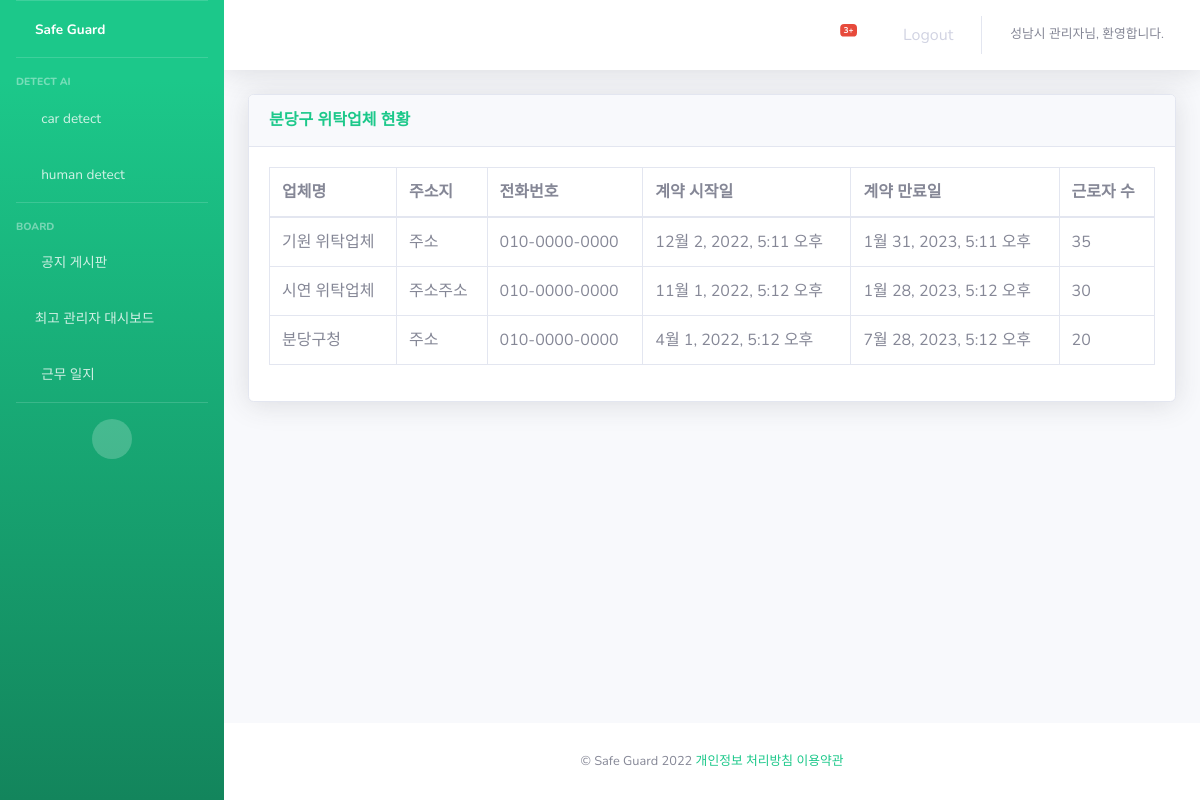
The page /dash/company_table/분당구 (signed in) on the database its author committed.
### common/models.py (models this page shows, shortened)
class User(AbstractUser):
    name=models.CharField(max_length=200)
    password=models.CharField(max_length=200)
    address=models.CharField(max_length=200) # 어느 구 소속인지?
    phone=models.CharField(max_length=200)
    company_id=models.ForeignKey(Company,on_delete=models.CASCADE) #하청회사 아이디 / 슈퍼 유저 생성시 오류
    auth = models.CharField(max_length=10, null=True)

class Company(models.Model):
    company_id = models.CharField(max_length=200,primary_key=True) #회사 아이디, # PK값
    name = models.CharField(max_length=200) #회사 이름
    address = models.CharField(max_length=200) #회사 주소
    phone = models.CharField(max_length=200,null=True,blank=True) #전화번호
    start_date = models.DateTimeField(null=True, blank=True) #계약시작일
    exp_date=models.DateTimeField(null=True,blank=True) #계약만료일
    locate=models.CharField(max_length=200) #구
    workers = models.IntegerField(null=True,blank=True) # 근로자 수

### dash/views.py (the view)
# urls.py: path('company_table/<str:dist_id>', views.company_table, name='company_table'),
def company_table(request,dist_id):
    company_list = Company.objects.filter(locate__exact=dist_id)
    data = {'dist_id':dist_id, 'company_list':company_list}
    return render(request, 'dash/company_table.html', data)

### templates/dash/company_table.html (shortened to what this page needs)
{% extends 'base.html' %}
{% load static %}
{% block content %}
<div class="container-fluid">
    <div class="card shadow mb-4">
        <div class="card-header py-3">
            <h6 class="m-0 font-weight-bold text-success">{{dist_id}} 위탁업체 현황</h6>
        </div>
        <div class="card-body">
            <div class="table-responsive" style="overflow-x:hidden">
                <table class="table table-bordered" id="dataTable" width="100%" cellspacing="0" >
                    <thead>
                        <tr>
                            <th>업체명</th>
                            <th>주소지</th>
                            <th>전화번호</th>
                            <th>계약 시작일</th>
                            <th>계약 만료일</th>
                            <th>근로자 수</th>
                        </tr>
                    </thead>
                    <tbody>
                        {% for company in company_list %}
                        <tr>
                            <td>{{company.name}}</td>
                            <td>{{company.address}}</td>
                            <td>{{company.phone}}</td>
                            <td>{{company.start_date}}</td>
                            <td>{{company.exp_date}}</td>
                            <td>{{company.workers}}</td>
                        </tr>
                        {% endfor %}
                    </tbody>
                </table>
            </div>
        </div>
    </div>
</div>
{% endblock %}

### templates/nav_topbar.html (shortened to what this page needs)
{% load static %}
<nav class="navbar navbar-expand navbar-light bg-white topbar mb-4 static-top shadow">
    <ul class="navbar-nav ml-auto">
        <li class="nav-item dropdown no-arrow mx-1">
            <a class="nav-link dropdown-toggle" href="#" id="alertsDropdown" role="button"
                data-toggle="dropdown" aria-haspopup="true" aria-expanded="false">
                <i class="fas fa-bell fa-fw"></i>
                <span class="badge badge-danger badge-counter">3+</span>
            </a>
        </li>
        <li class="nav-item  no-arrow">
            <a class="nav-link" href="#" data-toggle="modal" data-target="#logoutModal">
                <i class="fas fa-sign-out-alt fa-sm fa-fw mr-2 text-gray-600 small"></i>
                Logout
            </a>
        </li>
        <li class="nav-item dropdown no-arrow">
            <a class="nav-link dropdown-toggle" href="#" id="userDropdown" role="button"
                data-toggle="dropdown" aria-haspopup="true" aria-expanded="false">
                <span class="mr-2 d-none d-lg-inline text-gray-600 small"> {{ user.name }}님, 환영합니다.</span>
            </a>
        </li>
    </ul>
</nav>

### rows shown on the page
User: name "성남시 관리자"
Company: name "기원 위탁업체", address "주소", phone "010-0000-0000", start_date "12월 2, 2022, 5:11 오후", exp_date "1월 31, 2023, 5:11 오후", workers "35"
Company: name "시연 위탁업체", address "주소주소", phone "010-0000-0000", start_date "11월 1, 2022, 5:12 오후", exp_date "1월 28, 2023, 5:12 오후", workers "30"
Company: name "분당구청", address "주소", phone "010-0000-0000", start_date "4월 1, 2022, 5:12 오후", exp_date "7월 28, 2023, 5:12 오후", workers "20"

### other values the page prints
{{ dist_id }} "분당구"
